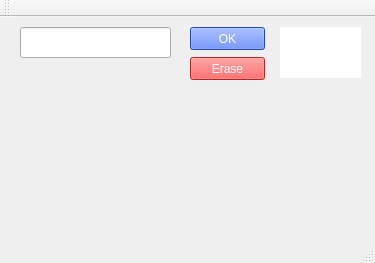
<?xml version="1.0" encoding="UTF-8"?>
<ui version="4.0">
 <class>MainWindow</class>
 <widget class="QMainWindow" name="MainWindow">
  <property name="geometry">
   <rect>
    <x>0</x>
    <y>0</y>
    <width>375</width>
    <height>263</height>
   </rect>
  </property>
  <property name="windowTitle">
   <string>MainWindow</string>
  </property>
  <widget class="QWidget" name="centralWidget">
   <widget class="QPushButton" name="pushButton">
    <property name="geometry">
     <rect>
      <x>190</x>
      <y>10</y>
      <width>75</width>
      <height>23</height>
     </rect>
    </property>
    <property name="styleSheet">
     <string notr="true">background-color: rgb(51, 102, 255);
color: rgb(255, 255, 255);</string>
    </property>
    <property name="text">
     <string>OK</string>
    </property>
   </widget>
   <widget class="QLineEdit" name="lineEdit">
    <property name="geometry">
     <rect>
      <x>20</x>
      <y>10</y>
      <width>151</width>
      <height>31</height>
     </rect>
    </property>
   </widget>
   <widget class="QPushButton" name="pushButton_2">
    <property name="geometry">
     <rect>
      <x>190</x>
      <y>40</y>
      <width>75</width>
      <height>23</height>
     </rect>
    </property>
    <property name="styleSheet">
     <string notr="true">background-color: rgb(255, 51, 51);
color: rgb(255, 255, 255);</string>
    </property>
    <property name="text">
     <string>Erase</string>
    </property>
   </widget>
   <widget class="QLabel" name="label_2">
    <property name="geometry">
     <rect>
      <x>280</x>
      <y>10</y>
      <width>81</width>
      <height>51</height>
     </rect>
    </property>
    <property name="styleSheet">
     <string notr="true">background-color: rgb(255, 255, 255);font: 14pt &quot;MS Shell Dlg 2&quot;;</string>
    </property>
    <property name="text">
     <string/>
    </property>
   </widget>
  </widget>
  <widget class="QMenuBar" name="menuBar">
   <property name="geometry">
    <rect>
     <x>0</x>
     <y>0</y>
     <width>375</width>
     <height>20</height>
    </rect>
   </property>
  </widget>
  <widget class="QToolBar" name="mainToolBar">
   <attribute name="toolBarArea">
    <enum>TopToolBarArea</enum>
   </attribute>
   <attribute name="toolBarBreak">
    <bool>false</bool>
   </attribute>
  </widget>
  <widget class="QStatusBar" name="statusBar"/>
 </widget>
 <layoutdefault spacing="6" margin="11"/>
 <resources/>
 <connections/>
</ui>
